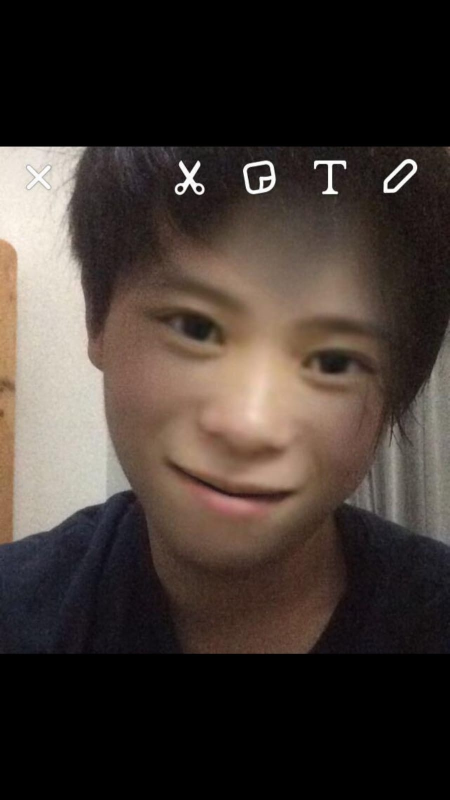
#> input picture Object_Detection/img1.jpeg, 899 x 1599 px, given in place of the camera (shown at 1/2 size)
$ python face_human_detection.py
#> lines starting #> are read from the running program, lines starting #| are printed output that depends on the picture; after the words box and inside, x2 and y2 are one past the last pixel; in counts of white or black regions, pixels touching at a corner belong together
import cv2 as cv
capture = cv.VideoCapture(0)
haar_cascade_face = cv.CascadeClassifier('haar_face.xml')
haar_upperBodies = cv.CascadeClassifier('haar_human.xml')
while True:
    isTrue, frame = capture.read()
#> frame is the input picture: shape (1599, 899, 3); mean B, G, R 49.7, 55.1, 64.8
    frame = cv.resize(frame,(1000,800))
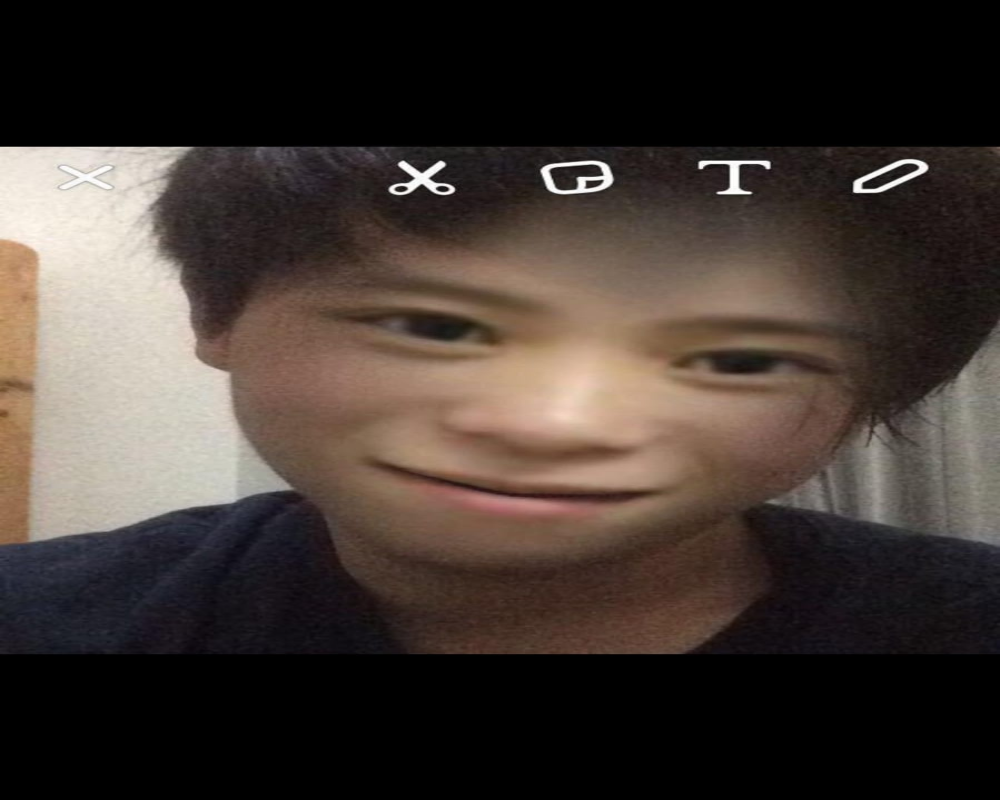
#> frame: shape (800, 1000, 3); mean B, G, R 49.6, 55.1, 64.8
    frame = cv.flip(frame,1)
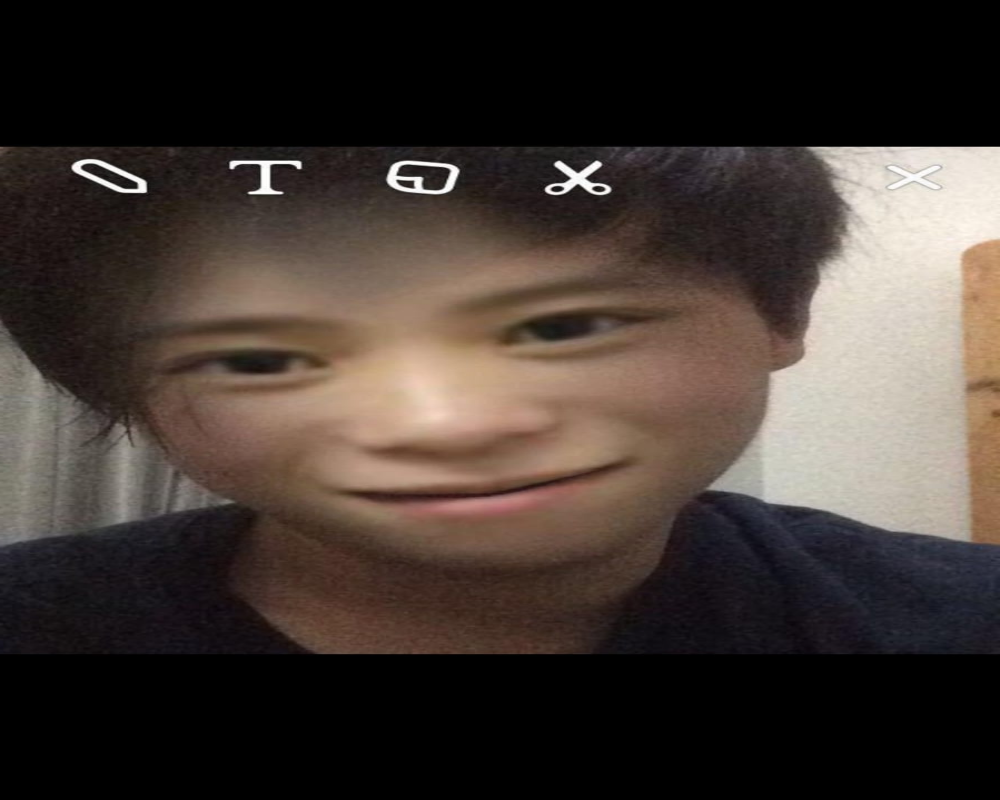
#> frame: shape (800, 1000, 3); mean B, G, R 49.6, 55.1, 64.8
    gray_frame = cv.cvtColor(frame,cv.COLOR_BGR2GRAY)
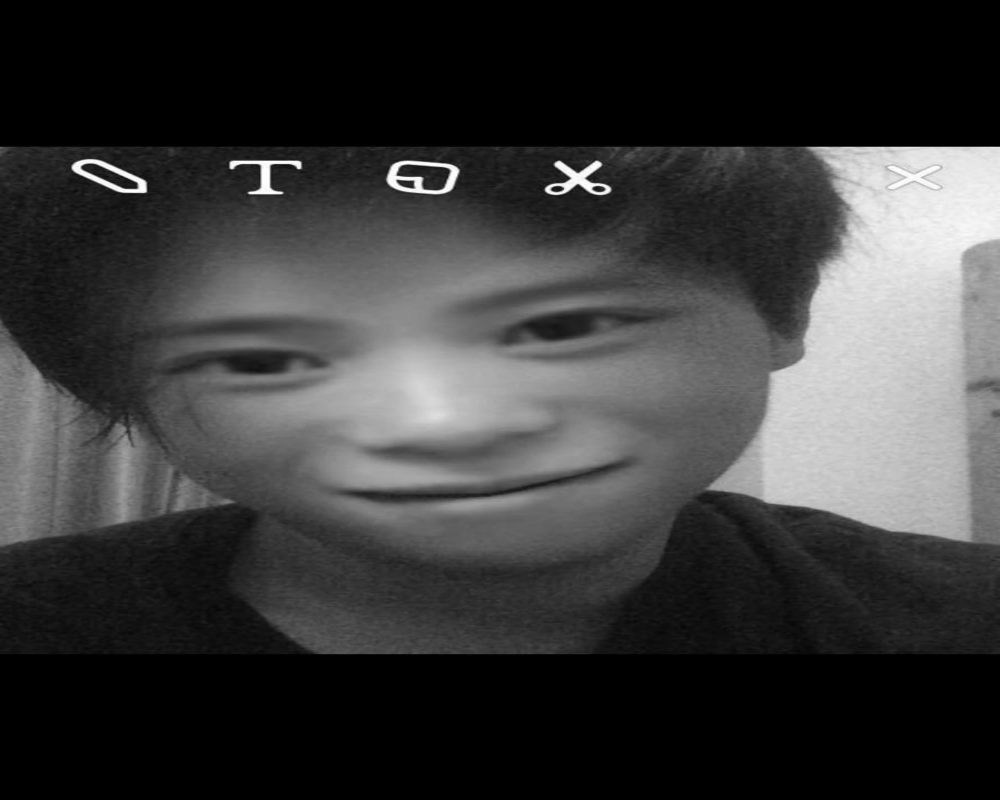
#> gray_frame: shape (800, 1000); min 0, max 255, mean 57.3
#Detect face
    #set mask
    mask = cv.rectangle(frame,(0,0),(400,400),color=(0,0,0),thickness=1)
    crop = gray_frame[0:400,0:400]
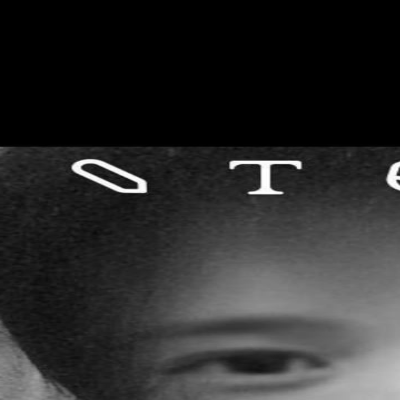
#> crop: shape (400, 400); min 0, max 255, mean 42.9
    faces_rect = haar_cascade_face.detectMultiScale(crop, scaleFactor=1.1, minNeighbors=1)
#> faces_rect = ()
    #return upper coordinate,object width and height
    print(f'number of faces: {len(faces_rect)}')
#| number of faces: 0

    for (x,y,w,h) in faces_rect:
        cv.rectangle(frame,(x,y),(x+w,y+h),(0,0,255),thickness=1)
#> this loop made 0 passes
# Human Detection (full screen)
    human_rect = haar_upperBodies.detectMultiScale(gray_frame, scaleFactor=1.1, minNeighbors=3)
#> human_rect = ()
    print(f'number of humans: {len(human_rect)}')
#| number of humans: 0
    for (x,y,w,h) in human_rect:
        cv.rectangle(frame,(x,y),(x+w,y+h),(0,255,0),thickness=3)

    key = cv.waitKey(27)
#> (key Esc is pressed here)
    if key == 27: #press esc to break
        break
    cv.imshow('Camera',frame)
capture.release()

$ run again, on Object_Detection/img2.jpeg
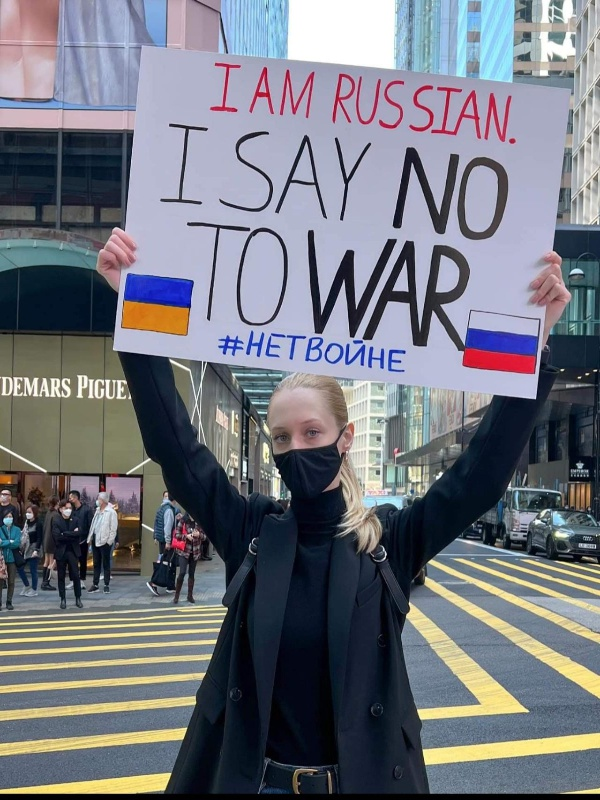
#> input picture Object_Detection/img2.jpeg, 600 x 800 px, given in place of the camera
#> frame is the input picture: shape (800, 600, 3); mean B, G, R 126.6, 117.9, 115
#> faces_rect = [[96, 12, 72, 72]]
#| number of faces: 1
#> the loop `for (x,y,w,h) in faces_rect:` made 1 pass
#> after the loop `for (x,y,w,h) in faces_rect:`:
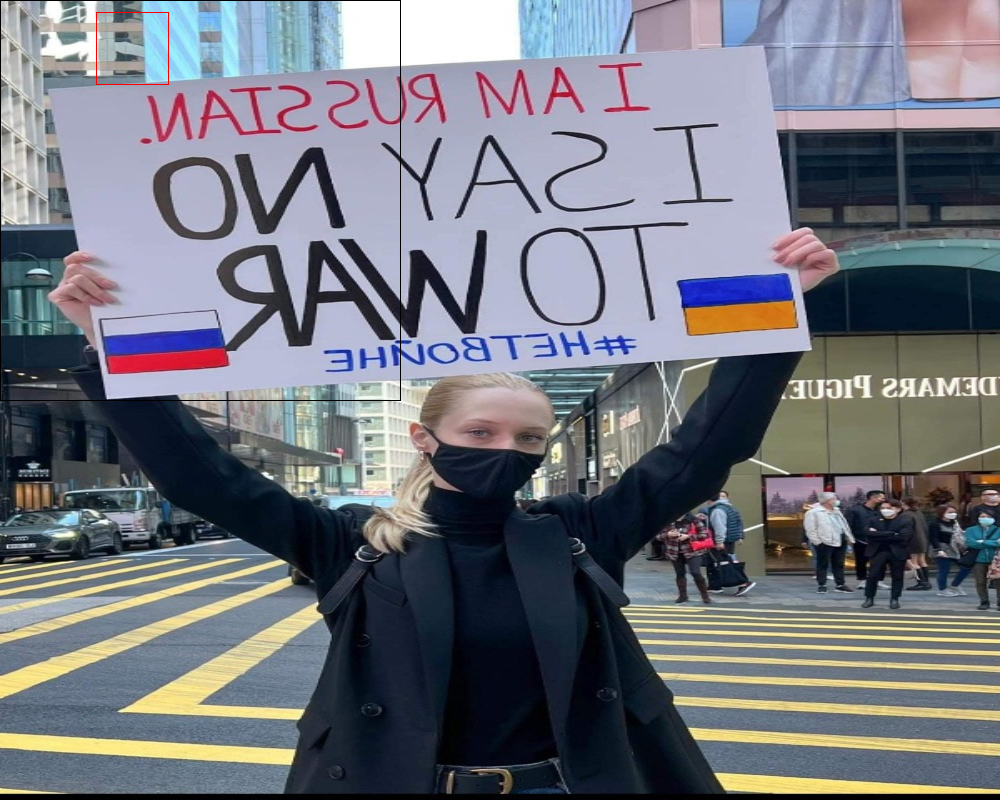
#> frame: shape (800, 1000, 3); mean B, G, R 126.3, 117.5, 114.7
#> human_rect = [[807, 542, 27, 55], [569, 370, 44, 88]]
#| number of humans: 2
#> the loop `for (x,y,w,h) in human_rect:` made 2 passes
#> after the loop `for (x,y,w,h) in human_rect:`:
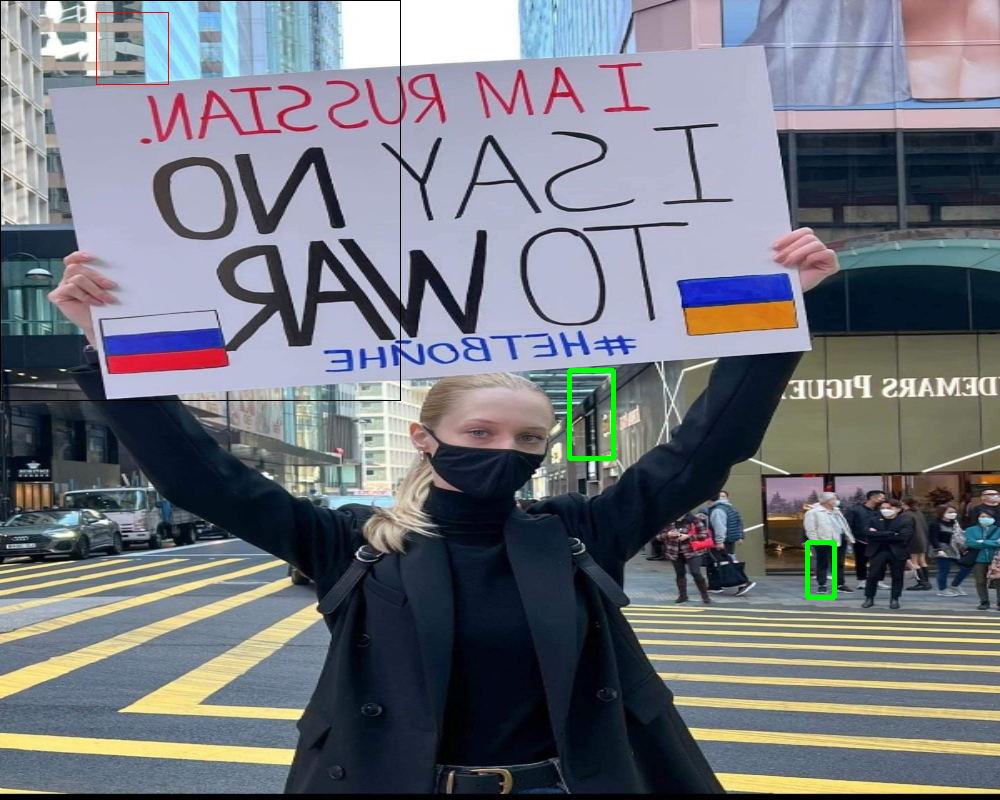
#> frame: shape (800, 1000, 3); 0.26% of pixels changed, all inside (x1, y1, x2, y2) = (567, 368, 837, 600)
